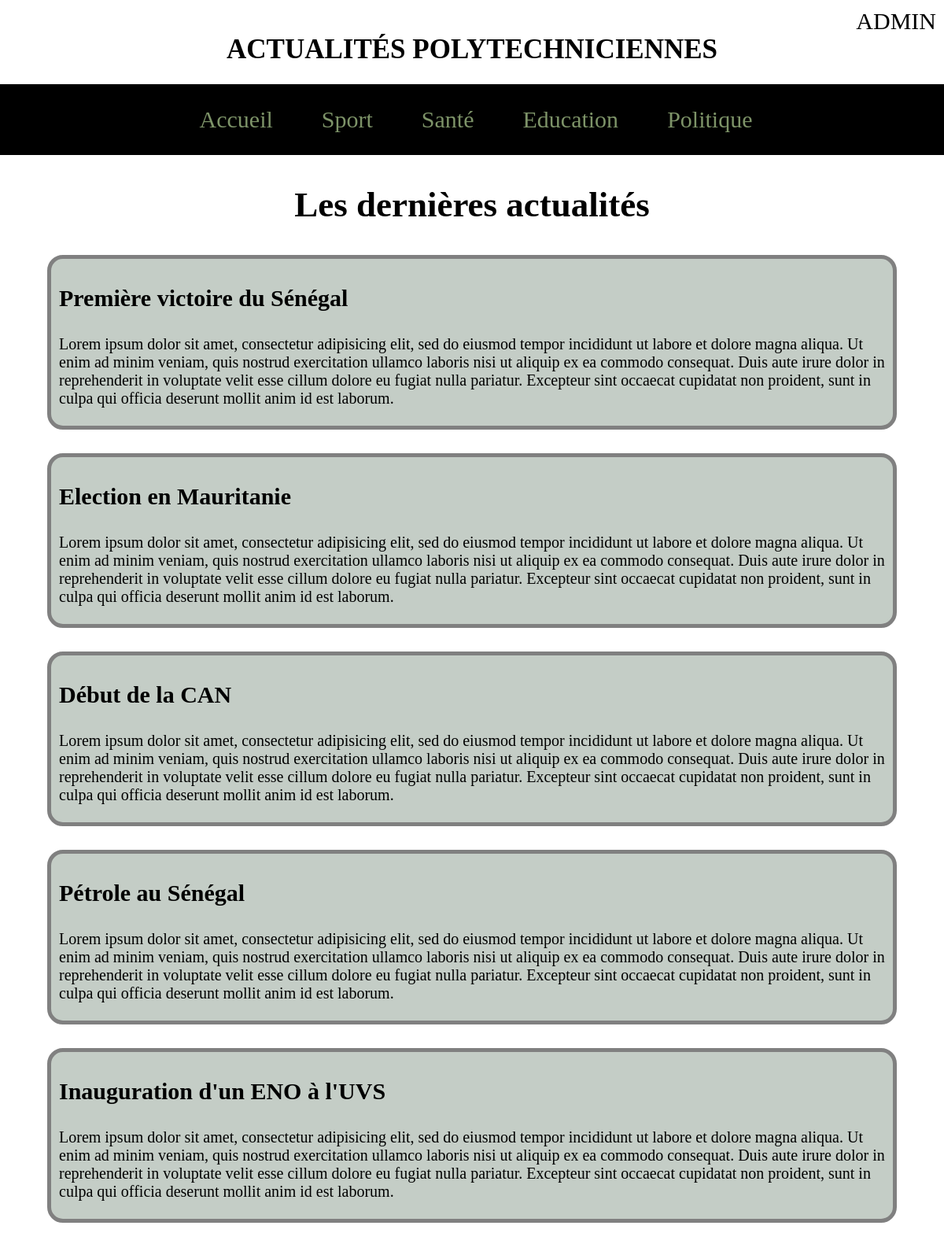
The page / on the database its author committed.
### tables this page shows
CREATE TABLE Categorie(
	id int primary key auto_increment,
	libelle varchar(20)
) ENGINE InnoDB DEFAULT;

CREATE TABLE Article(
	id int primary key auto_increment,
	titre varchar(255),
	contenu text,
	dateCreation datetime DEFAULT NOW(),
	dateModification datetime DEFAULT NOW(),
	categorie int
) ENGINE InnoDB DEFAULT;

### src/controllers/HomeController.php (called while the page is built, shortened)
<?php
require_once 'C:\xampp\htdocs\mglsi\archi\src\services\ArticleService.php';
require_once 'C:\xampp\htdocs\mglsi\archi\src\services\CategoryService.php';
class HomeController {
    private $articleService;
    private $categoryService;
    public function __construct() {
        $this->articleService = new ArticleService();
        $this->categoryService = new CategoryService();
    }
    public function showHomePage() {
        $isAdminLoggedIn = false;
        $data = new stdClass();
        $data->categories = $this->categoryService->getAllCategories();
        if (isset($_GET['action']) && $_GET['action'] === 'categorie' && isset($_GET['id'])) {
            $catId = $_GET['id'];
            $data->articles = $this->articleService->getArticlesByCategory($catId);
        } else if (isset($_GET['action']) && $_GET['action'] === 'article' && isset($_GET['id'])) {
            $articleId = $_GET['id'];
            $data->articles = $this->articleService->getArticleById($articleId);
        } else {
            $data->articles = $this->articleService->getAllArticles();
        }
        require 'C:\xampp\htdocs\mglsi\archi\src\views\accueil.php';
    }
}
?>

### index.php (called while the page is built)
<?php
    require_once 'C:\xampp\htdocs\mglsi\archi\src\controllers\HomeController.php';
    $controller = new HomeController();
    $controller->showHomePage();
?>

### src/dao/Database.php (called while the page is built, shortened)
<?php
class Database {
    private $host = "localhost";
    private $dbname = "mglsi_news2";
    private $username = "mglsi_user";
    private $password = "passer";
    private $connection;
    public function __construct() {
        $this->connection = new PDO("mysql:host=$this->host;dbname=$this->dbname", $this->username, $this->password);
        $this->connection->setAttribute(PDO::ATTR_ERRMODE, PDO::ERRMODE_EXCEPTION);
    }
    public function executeQuery($query, $params = []) {
        $stmt = $this->connection->prepare($query);
        $stmt->execute($params);
        return $stmt->fetchAll(PDO::FETCH_OBJ);
    }
    }
?>

### src/services/CategoryService.php (called while the page is built, shortened)
<?php
require_once 'C:\xampp\htdocs\mglsi\archi\src\models\Category.php';
class CategoryService {
    private $category;
    public function __construct() {
        $this->category = new Category();
    }
    public function getAllCategories() {
        return $this->category->getAllCategories();
    }
}
?>

### src/models/Category.php (called while the page is built, shortened)
<?php
require_once 'C:\xampp\htdocs\mglsi\archi\src\dao\CategoryDAO.php';
class Category {
    private $categoryDao;
    public function __construct() {
        $this->categoryDao = new CategoryDAO();
    }
    public function getAllCategories() {
        return $this->categoryDao->getAllCategories();
    }
}
?>

### src/dao/CategoryDAO.php (called while the page is built, shortened)
<?php
require_once 'Database.php';
class CategoryDAO {
    private $db;
    public function __construct() {
        $this->db = new Database();
    }
    public function getAllCategories() {
        $query = "SELECT * FROM categorie";
        return $this->db->executeQuery($query);
    }
}
?>

### src/services/ArticleService.php (called while the page is built, shortened)
<?php
require_once 'C:\xampp\htdocs\mglsi\archi\src\models\Article.php';
class ArticleService {
    private $article;
    public function __construct() {
        $this->article = new Article();
    }
    public function getAllArticles() {
        return $this->article->getAllArticles();
    }
}
?>

### src/models/Article.php (called while the page is built, shortened)
<?php
require_once 'C:\xampp\htdocs\mglsi\archi\src\dao\ArticleDAO.php';
class Article {
    private $articleDao;
    public function __construct() {
        $this->articleDao = new ArticleDAO();
    }
    public function getAllArticles() {
        return $this->articleDao->getAllArticles();
    }
}
?>

### src/dao/ArticleDAO.php (called while the page is built, shortened)
<?php
require_once 'Database.php';
class ArticleDAO {
    private $db;
    public function __construct() {
        $this->db = new Database();
    }
    public function getAllArticles() {
        $query = "SELECT * FROM article";
        return $this->db->executeQuery($query);
    }
}
?>

### src/views/accueil.php (the view, shortened to what this page needs)
<!DOCTYPE html>
<html lang="en">
<head>
    <link rel="stylesheet" href="/assets/css/style.css">
    <link rel="stylesheet" href="https://cdnjs.cloudflare.com/ajax/libs/font-awesome/5.15.3/css/all.min.css">
</head>
<body>
    <h1>ACTUALITÉS POLYTECHNICIENNES</h1>
    <?php if ($isAdminLoggedIn): ?>
        <h1>Espace Administrateur</h1>
        <a href="/src/controllers/deconnexion.php" id="deconnexion">Se déconnecter</a>
    <?php else: ?>
        <a href="/src/controllers/authenticationController.php" id="admin">ADMIN</a>
    <?php endif; ?>
    <ul>
        <li><a href="index.php">Accueil</a></li>
        <?php foreach ($data->categories as $category): ?>
            <li>
                <a href="index.php?action=categorie&id=<?= $category->id ?>">
                    <?= $category->libelle ?>
                </a>
            </li>
        <?php endforeach; ?>
    </ul>
    <h2>Les dernières actualités</h2>
    <?php if (empty($data->articles)): ?>
        <p>Aucun article n'est encore disponible à ce jour pour cette catégorie.</p>
    <?php else: ?>
        <?php foreach ($data->articles as $article): ?>
            <div class="actu">
                <h3><?= $article->titre ?></h3>
                <p><?= $article->contenu ?></p>
            </div>
        <?php endforeach; ?>
    <?php endif; ?>
</body>
</html>

### assets/css/style.css (style rules this page uses)
h1 { text-align: center; color: black; font-size: 35px; padding: 20px; }
body { margin: 0; }
ul { list-style-type: none; padding: 14px; margin-top: -20px; background-color: black; color: rgb(125, 147, 104); text-align: center; }
li { display: inline-block; margin-left: 10px; padding: 14px; }
a { text-decoration: none; border: none; color: inherit; margin: 10px; margin-bottom: 0; font-size: 30px; cursor: pointer; }
h2 { text-align: center; font-family: Mapolice2; font-size: 45px; }
.actu { margin-left: 60px; margin-right: 60px; margin-bottom: 30px; padding: 3px; padding-left: 10px; border: 5px solid gray; border-radius: 20px; background-color: rgb(196, 205, 198); }
p { font-size: 20px; }
h3 { font-size: 30px; }
a#deconnexion, a#admin { position: absolute; top: 0; right: 0; }

### rows shown on the page
categorie: libelle "Sport"
categorie: libelle "Santé"
categorie: libelle "Education"
categorie: libelle "Politique"
article: titre "Première victoire du Sénégal", contenu "Lorem ipsum dolor sit amet, consectetur adipisicing elit, sed do eiusmod tempor incididunt ut labore et dolore magna aliqua. Ut enim ad minim veniam, quis nostrud exercitation ullamco laboris nisi ut aliquip ex ea commodo consequat. Duis aute irure dolor in reprehenderit in voluptate velit esse cillum dolore eu fugiat nulla pariatur. Excepteur sint occaecat cupidatat non proident, sunt in culpa qui officia deserunt mollit anim id est laborum."
article: titre "Election en Mauritanie", contenu "Lorem ipsum dolor sit amet, consectetur adipisicing elit, sed do eiusmod tempor incididunt ut labore et dolore magna aliqua. Ut enim ad minim veniam, quis nostrud exercitation ullamco laboris nisi ut aliquip ex ea commodo consequat. Duis aute irure dolor in reprehenderit in voluptate velit esse cillum dolore eu fugiat nulla pariatur. Excepteur sint occaecat cupidatat non proident, sunt in culpa qui officia deserunt mollit anim id est laborum."
article: titre "Début de la CAN", contenu "Lorem ipsum dolor sit amet, consectetur adipisicing elit, sed do eiusmod tempor incididunt ut labore et dolore magna aliqua. Ut enim ad minim veniam, quis nostrud exercitation ullamco laboris nisi ut aliquip ex ea commodo consequat. Duis aute irure dolor in reprehenderit in voluptate velit esse cillum dolore eu fugiat nulla pariatur. Excepteur sint occaecat cupidatat non proident, sunt in culpa qui officia deserunt mollit anim id est laborum."
article: titre "Pétrole au Sénégal", contenu "Lorem ipsum dolor sit amet, consectetur adipisicing elit, sed do eiusmod tempor incididunt ut labore et dolore magna aliqua. Ut enim ad minim veniam, quis nostrud exercitation ullamco laboris nisi ut aliquip ex ea commodo consequat. Duis aute irure dolor in reprehenderit in voluptate velit esse cillum dolore eu fugiat nulla pariatur. Excepteur sint occaecat cupidatat non proident, sunt in culpa qui officia deserunt mollit anim id est laborum."
article: titre "Inauguration d'un ENO à l'UVS", contenu "Lorem ipsum dolor sit amet, consectetur adipisicing elit, sed do eiusmod tempor incididunt ut labore et dolore magna aliqua. Ut enim ad minim veniam, quis nostrud exercitation ullamco laboris nisi ut aliquip ex ea commodo consequat. Duis aute irure dolor in reprehenderit in voluptate velit esse cillum dolore eu fugiat nulla pariatur. Excepteur sint occaecat cupidatat non proident, sunt in culpa qui officia deserunt mollit anim id est laborum."
